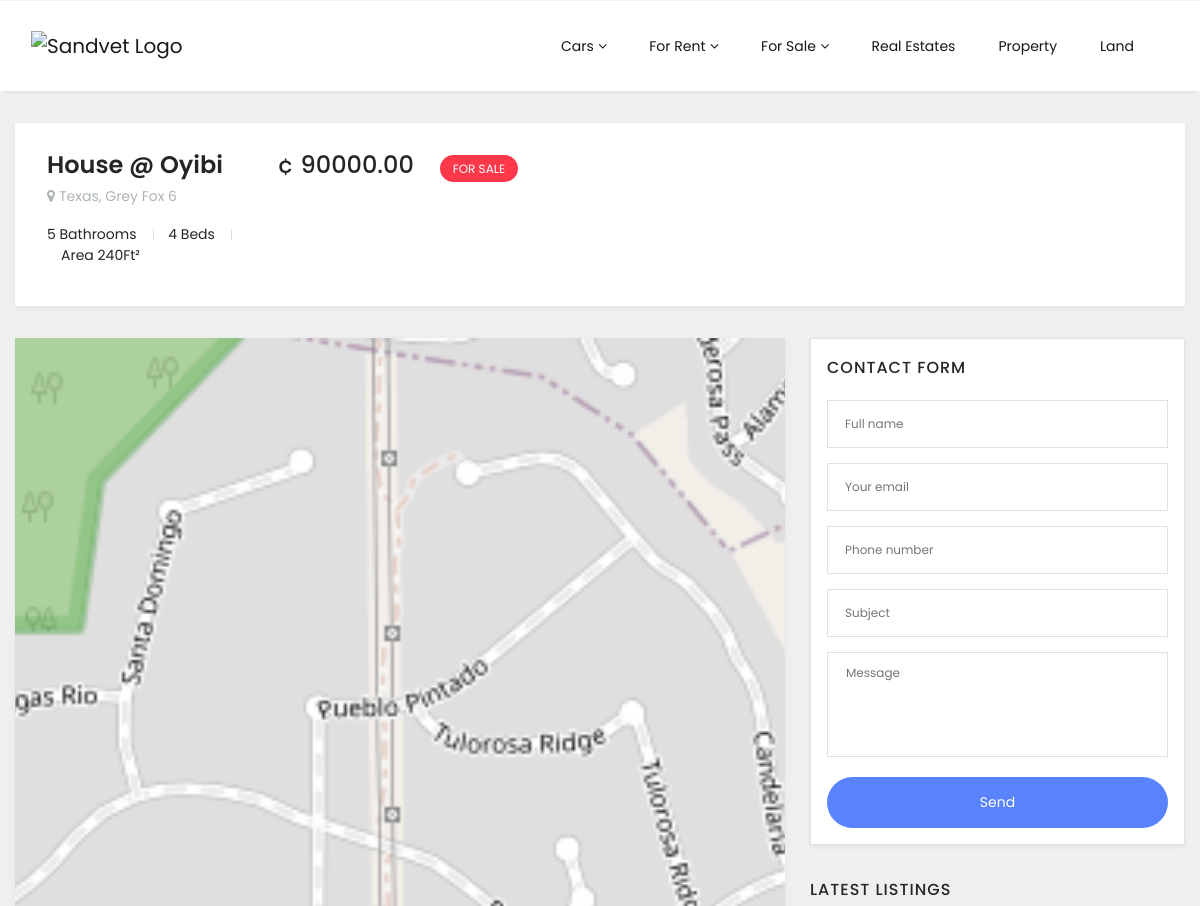
/detail/house--ogibi/ (upper part), run on an earlier commit of the app's database.
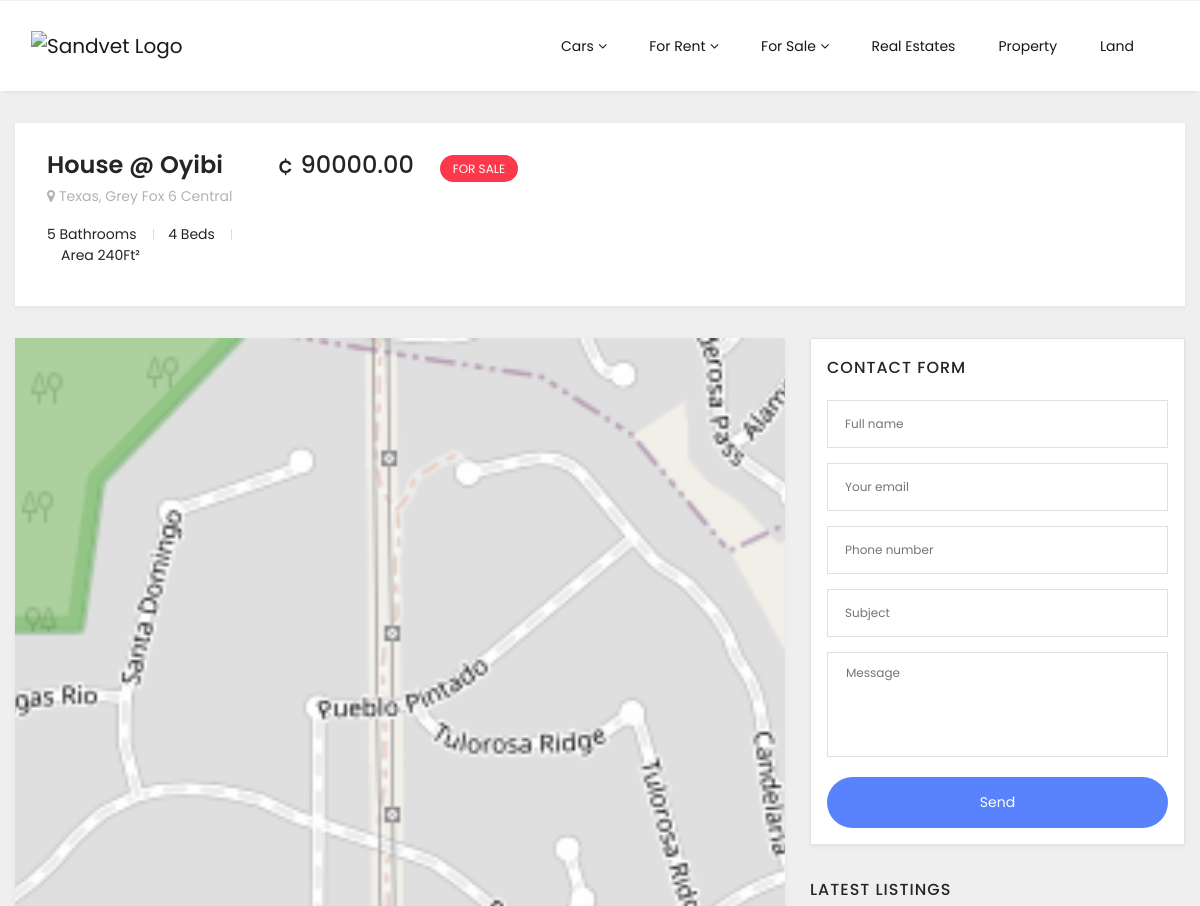
And on a later commit of the database.
### property/models.py (models this page shows, shortened)
class Property(models.Model):
    SALE = 'sale'
    RENT = 'rent'
    PROPERTY_PURPOSE_TYPE = [
        (SALE, 'sale'),
        (RENT, 'rent'),
    ]
    title = models.CharField(max_length=200, null=True)
    price = models.FloatField()
    slug = models.SlugField(unique=True)
    description = models.TextField()
    region = models.ForeignKey(Region, on_delete=models.CASCADE, null=True, blank=True, related_name='properties')
    category = models.ForeignKey(Category, on_delete=models.CASCADE, null=True, blank=True)
    purpose = models.CharField(max_length=4, choices=PROPERTY_PURPOSE_TYPE, default=SALE)
    address = models.CharField(max_length=200, null=True, blank=True)
    dimension = models.CharField(max_length=200, null=True, blank=True)
    bed = models.PositiveIntegerField(default=1, null=True, blank=True)
    bath = models.PositiveIntegerField(default=1, null=True, blank=True)
    garage = models.PositiveIntegerField(default=0, null=True, blank=True)
    image = models.ImageField(null=True, blank=True)
    views = models.PositiveIntegerField(default=0)
    created_at = models.DateTimeField(auto_now_add=True)
    @property
    def imageURL(self):
        try:
            url = self.image.url
        except:
            url = ''
        return url

### core/models.py (models this page shows, shortened)
class Region(models.Model):
    name = models.CharField(max_length=200, null=True, blank=True)
    capital = models.CharField(max_length=200, null=True, blank=True)
    slug = models.SlugField(unique=True, null=True, blank=True)
    class Meta:
        ordering = ['name']

### property/views.py (the view)
# urls.py: path('detail/<slug>/', propertyDetail, name='property'),
def propertyDetail(request, slug):
    lists = get_object_or_404(Property, slug=slug)
    context = {
        'object': lists,
    }
    return render(request, 'list-detail.html', context)

### templates/list-detail.html (shortened to what this page needs)
{% extends 'base.html' %}
{% load static %}
{% load crispy_forms_tags %}
{% block content%}
<section class="property-single-pg">
    <div class="container">
        <div class="property-hd-sec">
            <div class="card">
                <div class="card-body">
                    <a href="#">
                        <h1>{{ object.title }}</h1>
                        <p><i class="fa fa-map-marker"></i>Texas, Grey Fox 6 {{ object.region.name }}</p>
                    </a>
                    <ul>
                        <li>5 Bathrooms</li>
                        <li>4 Beds</li>
                        <li>Area 240Ft²</li>
                    </ul>
                </div>
                <div class="rate-info">
                    <h5>&cent; {{ object.price|floatformat:2 }}</h5>
                    <span class="purpose-for-sale">For Sale</span>
                </div>
            </div>
        </div>
<div class="property-single-page-content">
    <div class="row">
        <div class="col-lg-8 px-0 ">
            <div class="selio_sw_win_wrapper">
                <div class="ci sw_widget sw_wrap">
                    <div class="bootstrap-wrapper" id="listing-preview">
                        <div class="property-pg-left">
                            <div class="property-imgs">
                                <div class="property-main-img">
                                    <div class="property-img">
                                        <img data-fullsrc="{{ object.imageURL }}" src="{{ object.imageURL }}" alt="{{ object.title }}">
                                    </div>
                                </div>
                            </div>
                        </div>
                    </div>
                </div>
            </div>
        </div>
        <div class="col-lg-4 pr-0">
            <div class="sidebar layout2">
                <div id="sw_win_contactform_widget-1" class="descp-text widget widget_sw_win_contactform_widget side"><h3 class="widget-title">Contact form</h3>
                    <div class="selio_sw_win_wrapper">
                        <div class="ci sw_widget sw_wrap">
                            <div class="contact-agent widget-form" id="form">
                                <form id="sw_contactform_sw_win_contactform_widget-1" method="post" action="#sw_contactform_sw_win_contactform_widget-1" class="box">
                                    <div class="box-container widget-body">
                                        <div class="form-field">
                                            <input class="" id="fullname_sw_win_contactform_widget-1" name="fullname" type="text" value="" placeholder="Full name">
                                        </div>
                                        <div class="form-field">
                                            <input class="" id="email_sw_win_contactform_widget-1" name="email" type="text" value="" placeholder="Your email">
                                        </div>
                                        <div class="form-field">
                                            <input class="" id="phone_sw_win_contactform_widget-1" name="phone" type="text" value="" placeholder="Phone number">
                                        </div>
                                        <div class="form-field">
                                            <input class="" id="subject_sw_win_contactform_widget-1" name="subject" type="text" value="" placeholder="Subject">
                                        </div>
                                        <div class="form-field">
                                            <textarea id="message_sw_win_contactform_widget-1" name="message" rows="4" class="" placeholder="Message"></textarea>
                                        </div>
                                        <div class="form-field">
                                            <button type="submit" class="btn2">Send</button>
                                        </div>
                                    </div>
                                </form>
                            </div>
                        </div>
                    </div>
                </div>
<div id="sw_win_latestlisting_widget-1" class="widget widget_sw_win_latestlisting_widget side">
    <h3 class="widget-title">Latest listings</h3></div>
                         </div>
                </div>
                                    </div>
        </div>
    </div>
</section>
{%endblock %}

### templates/base.html (shortened to what this page needs)
{% load static %}
{% load showpollquiz %}
<!DOCTYPE html>
<html lang="en">
<head>
    <link href="https://stackpath.bootstrapcdn.com/font-awesome/4.7.0/css/font-awesome.min.css" rel="stylesheet">
    <link href="https://stackpath.bootstrapcdn.com/font-awesome/4.7.0/css/font-awesome.min.css" rel="stylesheet">
    <link rel="stylesheet" href="https://stackpath.bootstrapcdn.com/bootstrap/4.5.0/css/bootstrap.min.css">
    <link rel="stylesheet" href="{% static 'css/animate.min.css' %}">
    <link rel="stylesheet" href="{% static 'css/slick.css' %}">
    <link rel="stylesheet" href="{% static 'css/slick-theme.css' %}">
    <link rel="stylesheet" href="{% static 'css/blueimp-gallery.min.css' %}">
    <link rel="stylesheet" href="{% static 'css/style.css' %}">
    <link rel="stylesheet" href="{% static 'css/responsive.css' %}">
  </head>
<body>
  {% block body %}
    {% block navbar %}
        {% include "includes/navbar.html" %}
    {% endblock %}
    <div class="wrapper">
      <main>
        {% block content %} {% endblock %}
      </main>
    </div>
  {% endblock %}
  </body>
</html>

### templates/includes/navbar.html (shortened to what this page needs)
{% load static %}
<header>
    <div class="main__header">
        <div class="container">
            <div class="row align-items-center">
                <div class="col-xl-12">
                    <nav class="navbar navbar-expand-lg navbar-light">
                    <a class="navbar-brand" href="{% url 'core:index' %}">
                        <img src="#" alt="Sandvet Logo">
                    </a>
                    <div class="navbar-collapse" id="navbarSupportedContent">
                        <div id="top-menu" class="d-inline my-2 my-lg-0 ml-auto">
                            <ul class="navbar-nav">
                                <li class="nav-item dropdown active">
                                    <a href="#" class="nav-link dropdown-toggle" data-toggle="dropdown" role="button" aria-haspopup="true" aria-expanded="false">Cars</a>
                                </li>
                                <li class="nav-item dropdown">
                                    <a href="#" class="nav-link dropdown-toggle" data-toggle="dropdown" role="button" aria-haspopup="true" aria-expanded="false">For Rent</a>
                                </li>
                                <li class="nav-item dropdown ">
                                    <a href="#" class="nav-link dropdown-toggle" data-toggle="dropdown" role="button" aria-haspopup="true" aria-expanded="false">For Sale</a>
                                </li>
                                <li class="nav-item">
                                    <a href="#" class="nav-link">Real Estates</a>
                                </li>
                                <li class="nav-item">
                                    <a href="{% url 'property:property' %}" class="nav-link">Property</a>
                                </li>
                                <li class="nav-item">
                                    <a href="http://127.0.0.1:8000/ctg/land/" class="nav-link ">Land</a>
                                </li>
                            </ul>
                        </div>
                        </div>
                    </nav>
                </div>
            </div>
        </div>
    </div>
  </header>

### templates/includes/testimony.html (shortened to what this page needs)
{% load static %}

### static/css/responsive.css (style rules this page uses)
@media (max-width: 1200px) { header .container { max-width: 1170px; } }
@media (min-width: 1200px) { .container { max-width: 1170px; padding: 0; } }

What changed in the data, as far as the page shows it:
changed Property "House @ Oyibi": region.name (not shown) → "Central"
